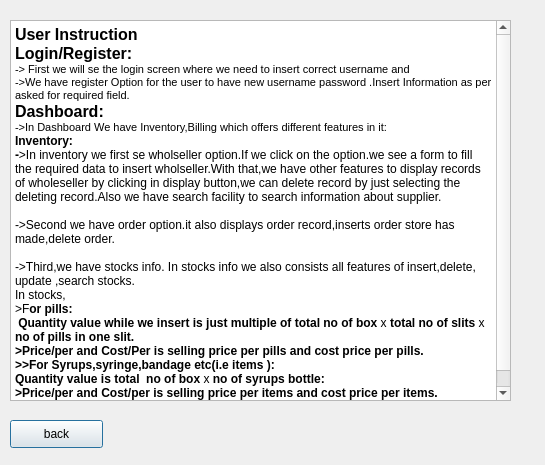
<?xml version="1.0" encoding="UTF-8"?>
<ui version="4.0">
 <class>userinstruction</class>
 <widget class="QDialog" name="userinstruction">
  <property name="geometry">
   <rect>
    <x>0</x>
    <y>0</y>
    <width>545</width>
    <height>465</height>
   </rect>
  </property>
  <property name="windowTitle">
   <string>User Instruction</string>
  </property>
  <widget class="QTextEdit" name="textEdit">
   <property name="geometry">
    <rect>
     <x>10</x>
     <y>20</y>
     <width>501</width>
     <height>381</height>
    </rect>
   </property>
   <property name="html">
    <string>&lt;!DOCTYPE HTML PUBLIC &quot;-//W3C//DTD HTML 4.0//EN&quot; &quot;http://www.w3.org/TR/REC-html40/strict.dtd&quot;&gt;
&lt;html&gt;&lt;head&gt;&lt;meta name=&quot;qrichtext&quot; content=&quot;1&quot; /&gt;&lt;style type=&quot;text/css&quot;&gt;
p, li { white-space: pre-wrap; }
&lt;/style&gt;&lt;/head&gt;&lt;body style=&quot; font-family:'MS Shell Dlg 2'; font-size:7.8pt; font-weight:400; font-style:normal;&quot;&gt;
&lt;p style=&quot; margin-top:0px; margin-bottom:0px; margin-left:0px; margin-right:0px; -qt-block-indent:0; text-indent:0px;&quot;&gt;&lt;span style=&quot; font-size:12pt; font-weight:600;&quot;&gt;User Instruction &lt;/span&gt;&lt;/p&gt;
&lt;p style=&quot; margin-top:0px; margin-bottom:0px; margin-left:0px; margin-right:0px; -qt-block-indent:0; text-indent:0px;&quot;&gt;&lt;span style=&quot; font-size:12pt; font-weight:600;&quot;&gt;Login/Register:&lt;/span&gt;&lt;/p&gt;
&lt;p style=&quot; margin-top:0px; margin-bottom:0px; margin-left:0px; margin-right:0px; -qt-block-indent:0; text-indent:0px;&quot;&gt;&lt;span style=&quot; font-size:8pt;&quot;&gt;-&amp;gt; First we will se the login screen where we need to insert correct username and &lt;/span&gt;&lt;/p&gt;
&lt;p style=&quot; margin-top:0px; margin-bottom:0px; margin-left:0px; margin-right:0px; -qt-block-indent:0; text-indent:0px;&quot;&gt;&lt;span style=&quot; font-size:8pt;&quot;&gt;-&amp;gt;We have register Option for the user to have new username password .Insert Information as per asked for required field.&lt;/span&gt;&lt;/p&gt;
&lt;p style=&quot; margin-top:0px; margin-bottom:0px; margin-left:0px; margin-right:0px; -qt-block-indent:0; text-indent:0px;&quot;&gt;&lt;span style=&quot; font-size:12pt; font-weight:600;&quot;&gt;Dashboard:&lt;/span&gt;&lt;/p&gt;
&lt;p style=&quot; margin-top:0px; margin-bottom:0px; margin-left:0px; margin-right:0px; -qt-block-indent:0; text-indent:0px;&quot;&gt;&lt;span style=&quot; font-size:8pt;&quot;&gt;-&amp;gt;In Dashboard We have Inventory,Billing which offers different features in it:&lt;/span&gt;&lt;/p&gt;
&lt;p style=&quot; margin-top:0px; margin-bottom:0px; margin-left:0px; margin-right:0px; -qt-block-indent:0; text-indent:0px;&quot;&gt;&lt;span style=&quot; font-size:9pt; font-weight:600;&quot;&gt;Inventory:&lt;/span&gt;&lt;/p&gt;
&lt;p style=&quot; margin-top:0px; margin-bottom:0px; margin-left:0px; margin-right:0px; -qt-block-indent:0; text-indent:0px;&quot;&gt;&lt;span style=&quot; font-size:9pt; font-weight:600;&quot;&gt;-&lt;/span&gt;&lt;span style=&quot; font-size:9pt;&quot;&gt;&amp;gt;In inventory we first se wholseller option.If we click on the option.we see a form to fill the required data to insert wholseller.With that,we have other features to display records of wholeseller by clicking in display button,we can delete record by just selecting the deleting record.Also we have search facility to search information about supplier.&lt;/span&gt;&lt;/p&gt;
&lt;p style=&quot;-qt-paragraph-type:empty; margin-top:0px; margin-bottom:0px; margin-left:0px; margin-right:0px; -qt-block-indent:0; text-indent:0px; font-size:9pt;&quot;&gt;&lt;br /&gt;&lt;/p&gt;
&lt;p style=&quot; margin-top:0px; margin-bottom:0px; margin-left:0px; margin-right:0px; -qt-block-indent:0; text-indent:0px;&quot;&gt;&lt;span style=&quot; font-size:9pt;&quot;&gt;-&amp;gt;Second we have order option.it also displays order record,inserts order store has made,delete order.&lt;/span&gt;&lt;/p&gt;
&lt;p style=&quot;-qt-paragraph-type:empty; margin-top:0px; margin-bottom:0px; margin-left:0px; margin-right:0px; -qt-block-indent:0; text-indent:0px; font-size:9pt;&quot;&gt;&lt;br /&gt;&lt;/p&gt;
&lt;p style=&quot; margin-top:0px; margin-bottom:0px; margin-left:0px; margin-right:0px; -qt-block-indent:0; text-indent:0px;&quot;&gt;&lt;span style=&quot; font-size:9pt;&quot;&gt;-&amp;gt;Third,we have stocks info. In stocks info we also consists all features of insert,delete, update ,search stocks.&lt;/span&gt;&lt;/p&gt;
&lt;p style=&quot; margin-top:0px; margin-bottom:0px; margin-left:0px; margin-right:0px; -qt-block-indent:0; text-indent:0px;&quot;&gt;&lt;span style=&quot; font-size:9pt;&quot;&gt;In stocks,&lt;/span&gt;&lt;/p&gt;
&lt;p style=&quot; margin-top:0px; margin-bottom:0px; margin-left:0px; margin-right:0px; -qt-block-indent:0; text-indent:0px;&quot;&gt;&lt;span style=&quot; font-size:9pt;&quot;&gt;&amp;gt;F&lt;/span&gt;&lt;span style=&quot; font-size:9pt; font-weight:600;&quot;&gt;or pills:&lt;/span&gt;&lt;/p&gt;
&lt;p style=&quot; margin-top:0px; margin-bottom:0px; margin-left:0px; margin-right:0px; -qt-block-indent:0; text-indent:0px;&quot;&gt;&lt;span style=&quot; font-size:9pt;&quot;&gt; &lt;/span&gt;&lt;span style=&quot; font-size:9pt; font-weight:600;&quot;&gt;Quantity value while we insert&lt;/span&gt;&lt;span style=&quot; font-size:9pt;&quot;&gt; &lt;/span&gt;&lt;span style=&quot; font-size:9pt; font-weight:600;&quot;&gt;is just multiple of total no of box &lt;/span&gt;&lt;span style=&quot; font-size:9pt;&quot;&gt;x&lt;/span&gt;&lt;span style=&quot; font-size:9pt; font-weight:600;&quot;&gt; total no of slits &lt;/span&gt;&lt;span style=&quot; font-size:9pt;&quot;&gt;x&lt;/span&gt;&lt;span style=&quot; font-size:9pt; font-weight:600;&quot;&gt; no of pills in one slit.&lt;/span&gt;&lt;/p&gt;
&lt;p style=&quot; margin-top:0px; margin-bottom:0px; margin-left:0px; margin-right:0px; -qt-block-indent:0; text-indent:0px;&quot;&gt;&lt;span style=&quot; font-size:9pt; font-weight:600;&quot;&gt;&amp;gt;Price/per and Cost/Per is selling price per pills and cost price per pills.&lt;/span&gt;&lt;/p&gt;
&lt;p style=&quot; margin-top:0px; margin-bottom:0px; margin-left:0px; margin-right:0px; -qt-block-indent:0; text-indent:0px;&quot;&gt;&lt;span style=&quot; font-size:9pt; font-weight:600;&quot;&gt;&amp;gt;&amp;gt;For Syrups,syringe,bandage etc(i.e items ):&lt;/span&gt;&lt;/p&gt;
&lt;p style=&quot; margin-top:0px; margin-bottom:0px; margin-left:0px; margin-right:0px; -qt-block-indent:0; text-indent:0px;&quot;&gt;&lt;span style=&quot; font-size:9pt; font-weight:600;&quot;&gt;Quantity value is total  no of box &lt;/span&gt;&lt;span style=&quot; font-size:9pt;&quot;&gt;x &lt;/span&gt;&lt;span style=&quot; font-size:9pt; font-weight:600;&quot;&gt;no of syrups bottle:&lt;/span&gt;&lt;/p&gt;
&lt;p style=&quot; margin-top:0px; margin-bottom:0px; margin-left:0px; margin-right:0px; -qt-block-indent:0; text-indent:0px;&quot;&gt;&lt;span style=&quot; font-size:9pt; font-weight:600;&quot;&gt;&amp;gt;Price/per and Cost/per is selling price per items and cost price per items.&lt;/span&gt;&lt;/p&gt;
&lt;p style=&quot;-qt-paragraph-type:empty; margin-top:0px; margin-bottom:0px; margin-left:0px; margin-right:0px; -qt-block-indent:0; text-indent:0px;&quot;&gt;&lt;br /&gt;&lt;/p&gt;&lt;/body&gt;&lt;/html&gt;</string>
   </property>
  </widget>
  <widget class="QPushButton" name="pushButton">
   <property name="geometry">
    <rect>
     <x>10</x>
     <y>420</y>
     <width>93</width>
     <height>28</height>
    </rect>
   </property>
   <property name="text">
    <string>back</string>
   </property>
  </widget>
 </widget>
 <resources/>
 <connections/>
</ui>
